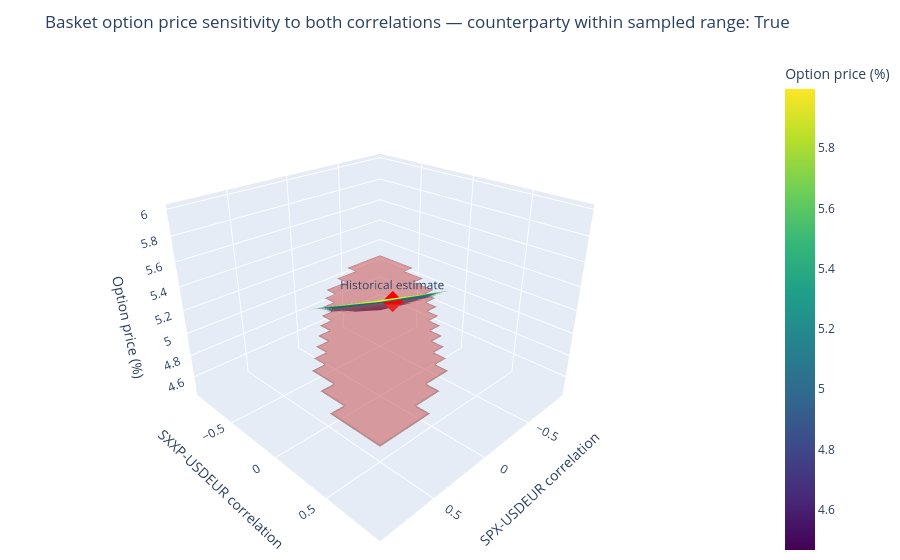

Notebook code for this chart:
### Code cell
# Build a two-correlation price surface, keeping the index-index correlation fixed.
ticker_spx = "SPX Index"
ticker_sxxp = "SXXP Index"
ticker_fx = "EUUS F160 Curncy"
rho_grid_3d = rho_range
mu_no_quanto = mu - quanto_adj
surface_base_corr = corr_m.copy(deep=True)
price_surface = np.full((len(rho_grid_3d), len(rho_grid_3d)), np.nan)
valid_surface = np.zeros(price_surface.shape, dtype=bool)

for j, rho_sxxp_fx in enumerate(rho_grid_3d):
    for i, rho_spx_fx in enumerate(rho_grid_3d):
        corr_candidate = surface_base_corr.copy(deep=True)
        corr_candidate.loc[ticker_spx, ticker_fx] = rho_spx_fx
        corr_candidate.loc[ticker_fx, ticker_spx] = rho_spx_fx
        corr_candidate.loc[ticker_sxxp, ticker_fx] = rho_sxxp_fx
        corr_candidate.loc[ticker_fx, ticker_sxxp] = rho_sxxp_fx

        if np.linalg.eigvalsh(corr_candidate.to_numpy()).min() < -1e-10:
            continue

        valid_surface[j, i] = True
        quanto_adj_ij = np.zeros_like(vol)
        quanto_adj_ij[1,0] = -rho_spx_fx* vol[1,0] * vol[2,0]
        mu_ij = mu_no_quanto + quanto_adj_ij
        grid_payoffs = calc_basket_payoff(
            weights,
            strike,
            mu_ij,
            vol,
            T,
            sim_num,
            num_assets,
            corr_candidate,
            style,
            seed,
        )
        price_surface[j, i] = np.mean(grid_payoffs) * np.exp(-r_disc * T) * 100

if not valid_surface.any():
    raise ValueError("No positive-semidefinite correlation matrices in the selected grid.")

counterparty_price_pct = basket_price_cpty * 100
valid_prices = price_surface[valid_surface]
counterparty_in_range = (
    valid_prices.min() <= counterparty_price_pct <= valid_prices.max()
)

import plotly.graph_objects as go

surface_z = np.where(valid_surface, price_surface, np.nan)
counterparty_z = np.where(
    valid_surface,
    counterparty_price_pct,
    np.nan,
)

fig = go.Figure()

fig.add_trace(go.Surface(
    x=rho_grid_3d,
    y=rho_grid_3d,
    z=surface_z,
    colorscale="Viridis",
    colorbar=dict(title="Option price (%)"),
    name="Option-price surface",
    connectgaps=False,
    hovertemplate=(
        "SPX-USDEUR: %{x:.2f}<br>"
        "SXXP-USDEUR: %{y:.2f}<br>"
        "Option price: %{z:.3f}%<extra></extra>"
    ),
))

fig.add_trace(go.Surface(
    x=rho_grid_3d,
    y=rho_grid_3d,
    z=counterparty_z,
    colorscale=[
        [0, "rgb(110,110,110)"],
        [1, "rgb(110,110,110)"],
    ],
    opacity=0.28,
    showscale=False,
    name="Counterparty price",
    connectgaps=False,
    hovertemplate="Counterparty price: %{z:.3f}%<extra></extra>",
))

fig.add_trace(go.Scatter3d(
    x=[surface_base_corr.loc[ticker_spx, ticker_fx]],
    y=[surface_base_corr.loc[ticker_sxxp, ticker_fx]],
    z=[put_basket_price * 100],
    mode="markers+text",
    marker=dict(size=7, color="red", symbol="diamond"),
    text=["Historical estimate"],
    textposition="top center",
    name="Historical estimate",
    hovertemplate=(
        "SPX-USDEUR: %{x:.2f}<br>"
        "SXXP-USDEUR: %{y:.2f}<br>"
        "Option price: %{z:.3f}%<extra></extra>"
    ),
))
counterparty_plane = np.full(
    price_surface.shape,
    counterparty_price_pct,
    dtype=float,
)
counterparty_plane[~valid_surface] = np.nan

fig.add_trace(go.Surface(
    x=rho_grid_3d,
    y=rho_grid_3d,
    z=counterparty_plane,
    colorscale=[
        [0, "rgb(220,40,40)"],
        [1, "rgb(220,40,40)"],
    ],
    opacity=0.35,
    showscale=False,
    name=f"Counterparty price ({counterparty_price_pct:.2f}%)",
    connectgaps=False,
    hovertemplate="Counterparty price: %{z:.3f}%<extra></extra>",
))
fig.update_layout(
    title=(
        "Basket option price sensitivity to both correlations"
        f" — counterparty within sampled range: {counterparty_in_range}"
    ),
    scene=dict(
        xaxis_title="SPX-USDEUR correlation",
        yaxis_title="SXXP-USDEUR correlation",
        zaxis_title="Option price (%)",
        camera=dict(eye=dict(x=1.5, y=1.5, z=1.1)),
    ),
    margin=dict(l=0, r=0, t=55, b=0),
)

fig.show()

### Figure 1 — Plotly figure (JSON) as saved in the notebook; plotly's stock layout.template omitted (floating-point values rounded to 4 significant figures; data arrays with more than 128 entries replaced by an {"elided": "..."} marker saying what was removed)
{"data": [{"colorbar": {"title": {"text": "Option price (%)"}}, "colorscale": [[0, "#440154"], [0.1111, "#482878"], [0.2222, "#3e4989"], [0.3333, "#31688e"], [0.4444, "#26828e"], [0.5556, "#1f9e89"], [0.6667, "#35b779"], [0.7778, "#6ece58"], [0.8889, "#b5de2b"], [1, "#fde725"]], "connectgaps": false, "hovertemplate": "SPX-USDEUR: %{x:.2f}<br>SXXP-USDEUR: %{y:.2f}<br>Option price: %{z:.3f}%<extra></extra>", "name": "Option-price surface", "type": "surface", "x": [-1.0, -0.9, -0.8, -0.7, -0.6, -0.5, -0.4, -0.3, -0.2, -0.1, -2.22e-16, 0.1, 0.2, 0.3, 0.4, 0.5, 0.6, 0.7, 0.8, 0.9, 1.0], "y": [-1.0, -0.9, -0.8, -0.7, -0.6, -0.5, -0.4, -0.3, -0.2, -0.1, -2.22e-16, 0.1, 0.2, 0.3, 0.4, 0.5, 0.6, 0.7, 0.8, 0.9, 1.0], "z": {"elided": "21x21 float values"}}, {"colorscale": [[0, "rgb(110,110,110)"], [1, "rgb(110,110,110)"]], "connectgaps": false, "hovertemplate": "Counterparty price: %{z:.3f}%<extra></extra>", "name": "Counterparty price", "opacity": 0.28, "showscale": false, "type": "surface", "x": [-1.0, -0.9, -0.8, -0.7, -0.6, -0.5, -0.4, -0.3, -0.2, -0.1, -2.22e-16, 0.1, 0.2, 0.3, 0.4, 0.5, 0.6, 0.7, 0.8, 0.9, 1.0], "y": [-1.0, -0.9, -0.8, -0.7, -0.6, -0.5, -0.4, -0.3, -0.2, -0.1, -2.22e-16, 0.1, 0.2, 0.3, 0.4, 0.5, 0.6, 0.7, 0.8, 0.9, 1.0], "z": {"elided": "21x21 float values"}}, {"hovertemplate": "SPX-USDEUR: %{x:.2f}<br>SXXP-USDEUR: %{y:.2f}<br>Option price: %{z:.3f}%<extra></extra>", "marker": {"color": "red", "size": 7, "symbol": "diamond"}, "mode": "markers+text", "name": "Historical estimate", "text": ["Historical estimate"], "textposition": "top center", "type": "scatter3d", "x": [-0.31], "y": [-0.18], "z": [5.089]}, {"colorscale": [[0, "rgb(220,40,40)"], [1, "rgb(220,40,40)"]], "connectgaps": false, "hovertemplate": "Counterparty price: %{z:.3f}%<extra></extra>", "name": "Counterparty price (5.07%)", "opacity": 0.35, "showscale": false, "type": "surface", "x": [-1.0, -0.9, -0.8, -0.7, -0.6, -0.5, -0.4, -0.3, -0.2, -0.1, -2.22e-16, 0.1, 0.2, 0.3, 0.4, 0.5, 0.6, 0.7, 0.8, 0.9, 1.0], "y": [-1.0, -0.9, -0.8, -0.7, -0.6, -0.5, -0.4, -0.3, -0.2, -0.1, -2.22e-16, 0.1, 0.2, 0.3, 0.4, 0.5, 0.6, 0.7, 0.8, 0.9, 1.0], "z": {"elided": "21x21 float values"}}], "layout": {"margin": {"b": 0, "l": 0, "r": 0, "t": 55}, "scene": {"camera": {"eye": {"x": 1.5, "y": 1.5, "z": 1.1}}, "xaxis": {"title": {"text": "SPX-USDEUR correlation"}}, "yaxis": {"title": {"text": "SXXP-USDEUR correlation"}}, "zaxis": {"title": {"text": "Option price (%)"}}}, "title": {"text": "Basket option price sensitivity to both correlations — counterparty within sampled range: True"}}}
